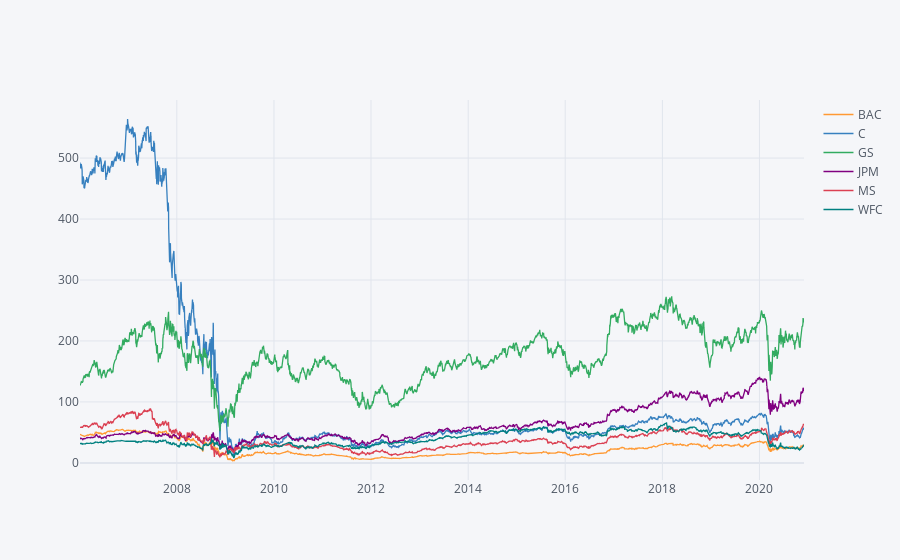

Notebook source saved alongside this figure:
### Markdown cell above
All bank stocks crashed in 2008, GS shows faster recovery.

### Code cell
#let's make an interactive plot for the closing stock prices of each bank.
bank_iplot= bank_stocks.xs(key='Close', axis=1, level='Stock Info').iplot()

### Figure 1 — Plotly figure (JSON) as saved in the notebook; plotly's stock layout.template omitted (floating-point values rounded to 4 significant figures; data arrays with more than 128 entries replaced by an {"elided": "..."} marker saying what was removed)
{"data": [{"line": {"color": "rgba(255, 153, 51, 1.0)", "dash": "solid", "shape": "linear", "width": 1.3}, "mode": "lines", "name": "BAC", "text": "", "type": "scatter", "x": {"elided": "3755 str values"}, "y": {"elided": "3755 float values"}}, {"line": {"color": "rgba(55, 128, 191, 1.0)", "dash": "solid", "shape": "linear", "width": 1.3}, "mode": "lines", "name": "C", "text": "", "type": "scatter", "x": {"elided": "3755 str values"}, "y": {"elided": "3755 float values"}}, {"line": {"color": "rgba(50, 171, 96, 1.0)", "dash": "solid", "shape": "linear", "width": 1.3}, "mode": "lines", "name": "GS", "text": "", "type": "scatter", "x": {"elided": "3755 str values"}, "y": {"elided": "3755 float values"}}, {"line": {"color": "rgba(128, 0, 128, 1.0)", "dash": "solid", "shape": "linear", "width": 1.3}, "mode": "lines", "name": "JPM", "text": "", "type": "scatter", "x": {"elided": "3755 str values"}, "y": {"elided": "3755 float values"}}, {"line": {"color": "rgba(219, 64, 82, 1.0)", "dash": "solid", "shape": "linear", "width": 1.3}, "mode": "lines", "name": "MS", "text": "", "type": "scatter", "x": {"elided": "3755 str values"}, "y": {"elided": "3755 float values"}}, {"line": {"color": "rgba(0, 128, 128, 1.0)", "dash": "solid", "shape": "linear", "width": 1.3}, "mode": "lines", "name": "WFC", "text": "", "type": "scatter", "x": {"elided": "3755 str values"}, "y": {"elided": "3755 float values"}}], "layout": {"legend": {"bgcolor": "#F5F6F9", "font": {"color": "#4D5663"}}, "paper_bgcolor": "#F5F6F9", "plot_bgcolor": "#F5F6F9", "title": {"font": {"color": "#4D5663"}}, "xaxis": {"gridcolor": "#E1E5ED", "showgrid": true, "tickfont": {"color": "#4D5663"}, "title": {"font": {"color": "#4D5663"}, "text": ""}, "zerolinecolor": "#E1E5ED"}, "yaxis": {"gridcolor": "#E1E5ED", "showgrid": true, "tickfont": {"color": "#4D5663"}, "title": {"font": {"color": "#4D5663"}, "text": ""}, "zerolinecolor": "#E1E5ED"}}}
